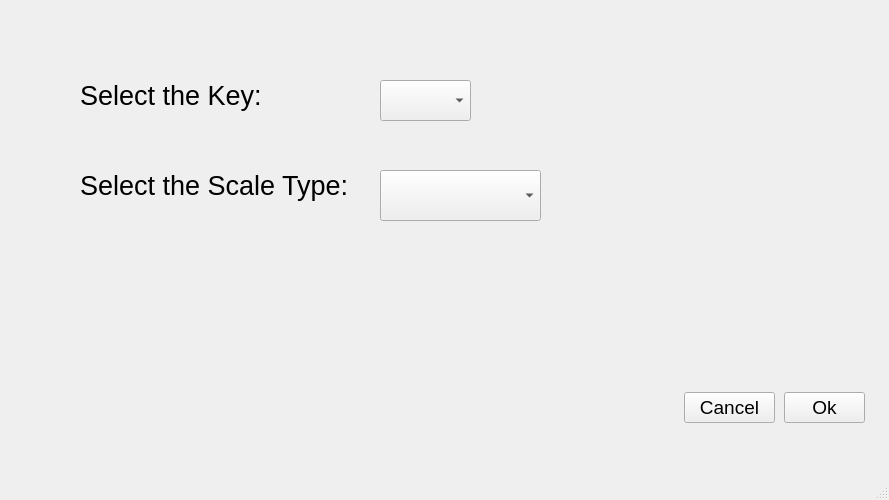
<?xml version="1.0" encoding="UTF-8"?>
<ui version="4.0">
 <class>NoteWindow</class>
 <widget class="QMainWindow" name="NoteWindow">
  <property name="geometry">
   <rect>
    <x>0</x>
    <y>0</y>
    <width>889</width>
    <height>500</height>
   </rect>
  </property>
  <property name="minimumSize">
   <size>
    <width>889</width>
    <height>500</height>
   </size>
  </property>
  <property name="maximumSize">
   <size>
    <width>889</width>
    <height>500</height>
   </size>
  </property>
  <property name="windowTitle">
   <string>MainWindow</string>
  </property>
  <widget class="QWidget" name="centralwidget">
   <property name="sizePolicy">
    <sizepolicy hsizetype="Fixed" vsizetype="Fixed">
     <horstretch>0</horstretch>
     <verstretch>0</verstretch>
    </sizepolicy>
   </property>
   <widget class="QPushButton" name="okButton">
    <property name="geometry">
     <rect>
      <x>784</x>
      <y>392</y>
      <width>81</width>
      <height>31</height>
     </rect>
    </property>
    <property name="font">
     <font>
      <pointsize>14</pointsize>
     </font>
    </property>
    <property name="text">
     <string>Ok</string>
    </property>
   </widget>
   <widget class="QPushButton" name="cancelButton">
    <property name="geometry">
     <rect>
      <x>684</x>
      <y>392</y>
      <width>91</width>
      <height>31</height>
     </rect>
    </property>
    <property name="font">
     <font>
      <pointsize>14</pointsize>
     </font>
    </property>
    <property name="text">
     <string>Cancel</string>
    </property>
   </widget>
   <widget class="QLabel" name="keyLabel">
    <property name="geometry">
     <rect>
      <x>80</x>
      <y>80</y>
      <width>241</width>
      <height>31</height>
     </rect>
    </property>
    <property name="font">
     <font>
      <pointsize>20</pointsize>
     </font>
    </property>
    <property name="text">
     <string>Select the Key:</string>
    </property>
   </widget>
   <widget class="QLabel" name="modeLabel">
    <property name="geometry">
     <rect>
      <x>80</x>
      <y>170</y>
      <width>291</width>
      <height>31</height>
     </rect>
    </property>
    <property name="font">
     <font>
      <pointsize>20</pointsize>
     </font>
    </property>
    <property name="text">
     <string>Select the Scale Type:</string>
    </property>
   </widget>
   <widget class="QComboBox" name="keyComboBox">
    <property name="geometry">
     <rect>
      <x>380</x>
      <y>80</y>
      <width>91</width>
      <height>41</height>
     </rect>
    </property>
    <property name="font">
     <font>
      <pointsize>16</pointsize>
     </font>
    </property>
   </widget>
   <widget class="QComboBox" name="modeComboBox">
    <property name="geometry">
     <rect>
      <x>380</x>
      <y>170</y>
      <width>161</width>
      <height>51</height>
     </rect>
    </property>
    <property name="font">
     <font>
      <pointsize>16</pointsize>
     </font>
    </property>
   </widget>
  </widget>
  <widget class="QMenuBar" name="menubar">
   <property name="geometry">
    <rect>
     <x>0</x>
     <y>0</y>
     <width>889</width>
     <height>21</height>
    </rect>
   </property>
  </widget>
  <widget class="QStatusBar" name="statusbar"/>
 </widget>
 <resources/>
 <connections/>
</ui>
